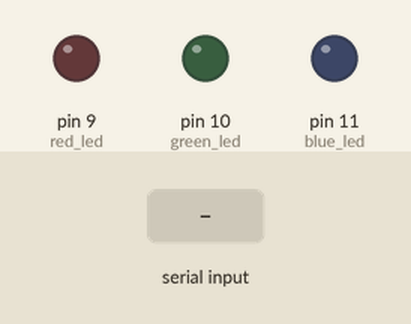
The sketch below on a simulated Arduino Uno, built with avr-gcc and run on an emulated ATmega328P. On the bench: output pins drawn as LEDs (lit = HIGH). The test bench sets the inputs (shaded band).

Above: at 1.2 s.
1.3 s: "r" received over Serial
At 2.2 s:
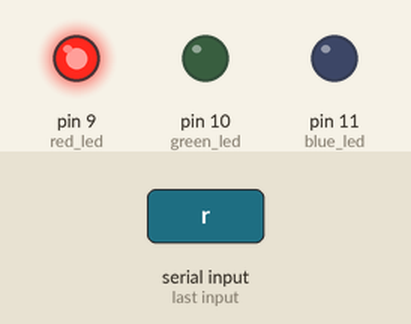
2.8 s: "g" received over Serial
At 3.4 s:
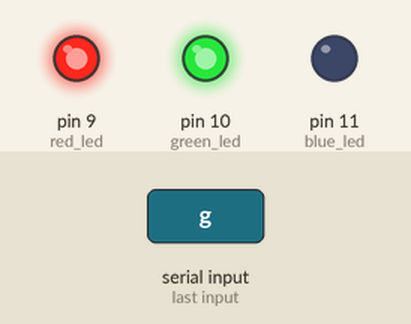
4.3 s: "R" received over Serial
At 5.5 s:
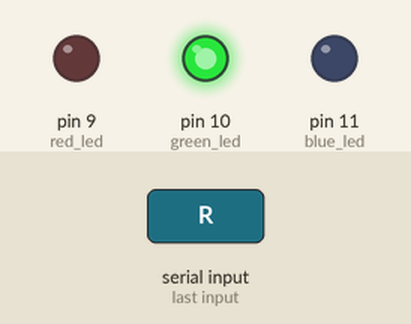
5.8 s: "b" received over Serial
At 6.8 s:
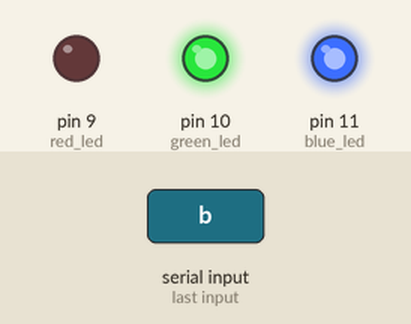
7.3 s: "G" received over Serial
At 8.0 s:
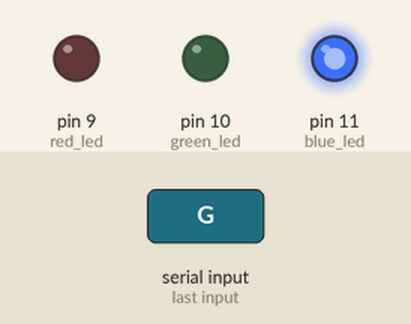
8.8 s: "B" received over Serial
At 9.1 s:
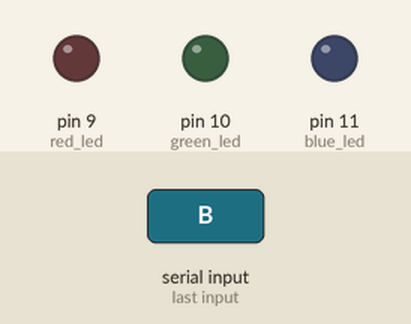
Timing chart, 0 to 11.3 s (numbered marks = the images above; inputs shaded):
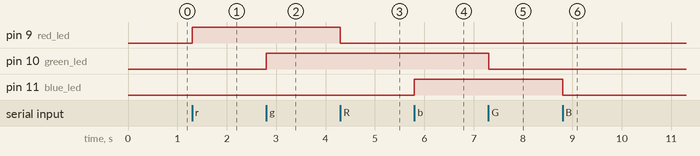

Measured:
- after the input at 1.3 s, pin 9 (red_led): LOW → HIGH at once
- after the input at 2.8 s, pin 10 (green_led): LOW → HIGH at once
- after the input at 4.3 s, pin 9 (red_led): HIGH → LOW at once
- after the input at 5.8 s, pin 11 (blue_led): LOW → HIGH at once
- after the input at 7.3 s, pin 10 (green_led): HIGH → LOW at once
- after the input at 8.8 s, pin 11 (blue_led): HIGH → LOW at once

The sketch:

Serial_Load.ino
```cpp
#define red_led 9 // define red led
#define green_led 10
#define blue_led 11

void setup()
{
  pinMode(red_led, OUTPUT);
  pinMode(green_led, OUTPUT);
  pinMode(blue_led, OUTPUT);
  digitalWrite(red_led, LOW);
  digitalWrite(green_led, LOW);
  digitalWrite(blue_led, LOW);
  Serial.begin(9600);
}

void loop()
{
  if (Serial.available()){
    char led_specifier = Serial.read();
    write_leds(led_specifier);
  }
}

void write_leds(char led)
{
  if (led == 'r'){
    digitalWrite(red_led, HIGH);
    return;
  }
  if (led == 'R'){
    digitalWrite(red_led, LOW);
    return;
  }
  if (led == 'g'){
    digitalWrite(green_led, HIGH);
    return;
  }
   if (led == 'G'){
    digitalWrite(green_led, LOW);
    return;
  }
  if (led == 'b'){
    digitalWrite(blue_led, HIGH);
    return;
  }
   if (led == 'B'){
    digitalWrite(blue_led, LOW);
    return;
  }

  return;
}
```
